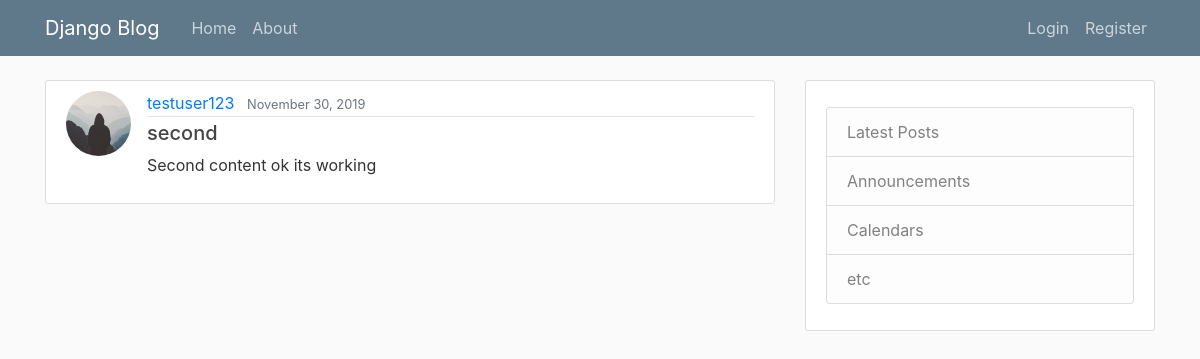
The app's page /post/4/ with its own data.
### util/models.py (models this page shows, shortened)
class Post(models.Model):
	title = models.CharField(max_length=100)
	content = models.TextField()
	date_posted = models.DateTimeField(default=timezone.now)
	author = models.ForeignKey(User, on_delete=models.CASCADE)

### users/models.py (models this page shows, shortened)
class Profile(models.Model):
    user = models.OneToOneField(User, on_delete=models.CASCADE)
    image = models.ImageField(default='default.jpg', upload_to='profile_pics')

### util/views.py (the view)
# urls.py: path('post/<int:pk>/', PostDetailView.as_view(), name='post-detail'),
class PostDetailView(DetailView):
    model = Post

### util/templates/util/post_detail.html (shortened to what this page needs)
{% extends "util/base.html" %}
{% block content %}
  <article class="media content-section">
  <img class="rounded-circle article-img" src="{{ object.author.profile.image.url }}">
    <div class="media-body">
      <div class="article-metadata">
        <a class="mr-2" href="{% url 'user-posts' object.author.username %}">{{ object.author }}</a>
        <small class="text-muted">{{ object.date_posted|date:"F d, Y" }}</small>
      </div>
      <h5 class="article-title">{{ object.title }}</h5>
      <p class="article-content">{{ object.content }}</p>
    </div>
  </article>
{% endblock content %}

### util/static/css/main.css (style rules this page uses)
body { background: #fafafa; color: #333333; margin-top: 5rem; }
h1, h2, h3, h4, h5, h6 { color: #444444; }
.content-section { background: #ffffff; padding: 10px 20px; border: 1px solid #dddddd; border-radius: 3px; margin-bottom: 20px; }
.article-title { color: #444444; }
.article-content { white-space: pre-line; }
.article-img { height: 65px; width: 65px; margin-right: 16px; }
.article-metadata { padding-bottom: 1px; margin-bottom: 4px; border-bottom: 1px solid #e3e3e3 }

### records on screen
Post: author.profile.image (placeholder picture), author "testuser123", date_posted "November 30, 2019", title "second", content "Second content ok its working"
